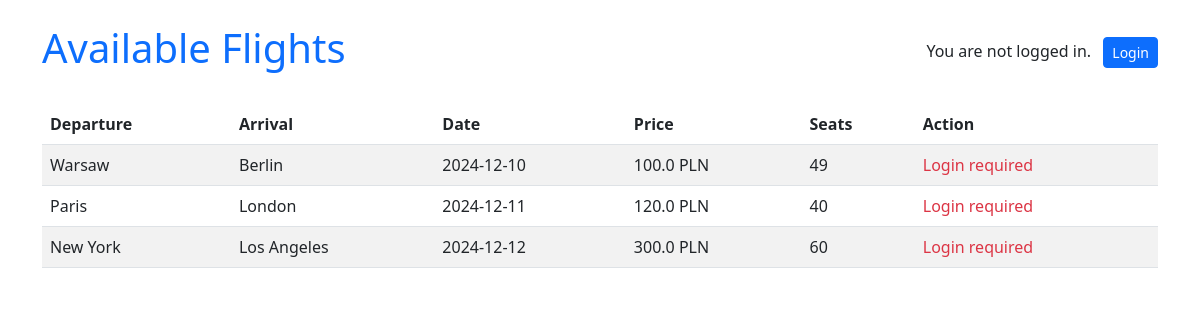
Before: / with the older database file.
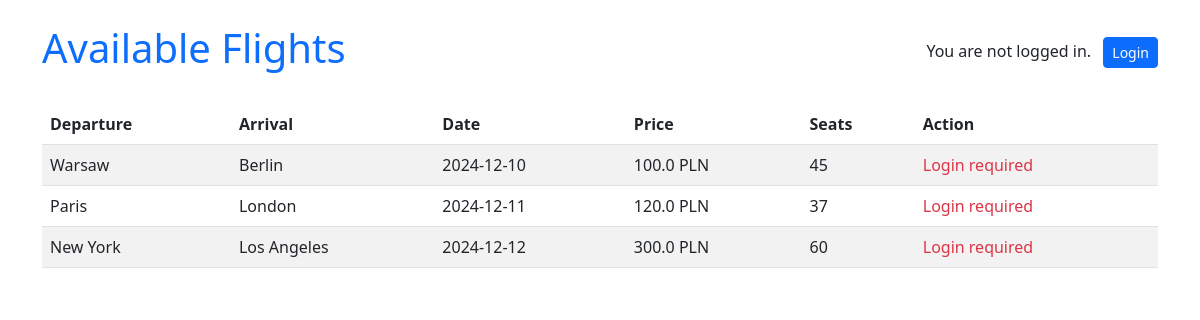
After: the same page with the newer database file.
### app.py (models this page shows)
class Flight(db.Model):
    id = db.Column(db.Integer, primary_key=True)
    departure_city = db.Column(db.String(100), nullable=False)
    arrival_city = db.Column(db.String(100), nullable=False)
    date = db.Column(db.String(100), nullable=False)
    price = db.Column(db.Float, nullable=False)
    available_seats = db.Column(db.Integer, nullable=False)

### app.py (the view)
@app.route("/")
def index():
    flights = Flight.query.all()
    return render_template("index.html", flights=flights)

### templates/index.html (shortened to what this page needs)
<!DOCTYPE html>
<html lang="en">
<head>
    <link href="https://cdn.jsdelivr.net/npm/bootstrap@5.3.0-alpha1/dist/css/bootstrap.min.css" rel="stylesheet">
</head>
<body>
    <div class="container mt-4">
        <div class="d-flex justify-content-between align-items-center mb-4">
            <h1 class="text-primary">Available Flights</h1>
            <div>
                {% if current_user.is_authenticated %}
                    <span>Welcome, {{ current_user.username }}!</span>
                    <a href="/logout" class="btn btn-danger btn-sm ms-2">Logout</a>
                {% else %}
                    <span>You are not logged in.</span>
                    <a href="/login" class="btn btn-primary btn-sm ms-2">Login</a>
                {% endif %}
            </div>
        </div>
        <table class="table table-striped">
            <thead>
                <tr>
                    <th>Departure</th>
                    <th>Arrival</th>
                    <th>Date</th>
                    <th>Price</th>
                    <th>Seats</th>
                    <th>Action</th>
                </tr>
            </thead>
            <tbody>
                {% for flight in flights %}
                <tr>
                    <td>{{ flight.departure_city }}</td>
                    <td>{{ flight.arrival_city }}</td>
                    <td>{{ flight.date }}</td>
                    <td>{{ flight.price }} PLN</td>
                    <td>{{ flight.available_seats }}</td>
                    <td>
                        {% if current_user.is_authenticated %}
                            <a href="/book/{{ flight.id }}" class="btn btn-primary btn-sm">Book</a>
                        {% else %}
                            <span class="text-danger">Login required</span>
                        {% endif %}
                    </td>
                </tr>
                {% endfor %}
            </tbody>
        </table>
    </div>
</body>
</html>

Changed rows visible on the page:
changed Flight "Warsaw": available_seats "49" → "45"
changed Flight "Paris": available_seats "40" → "37"
